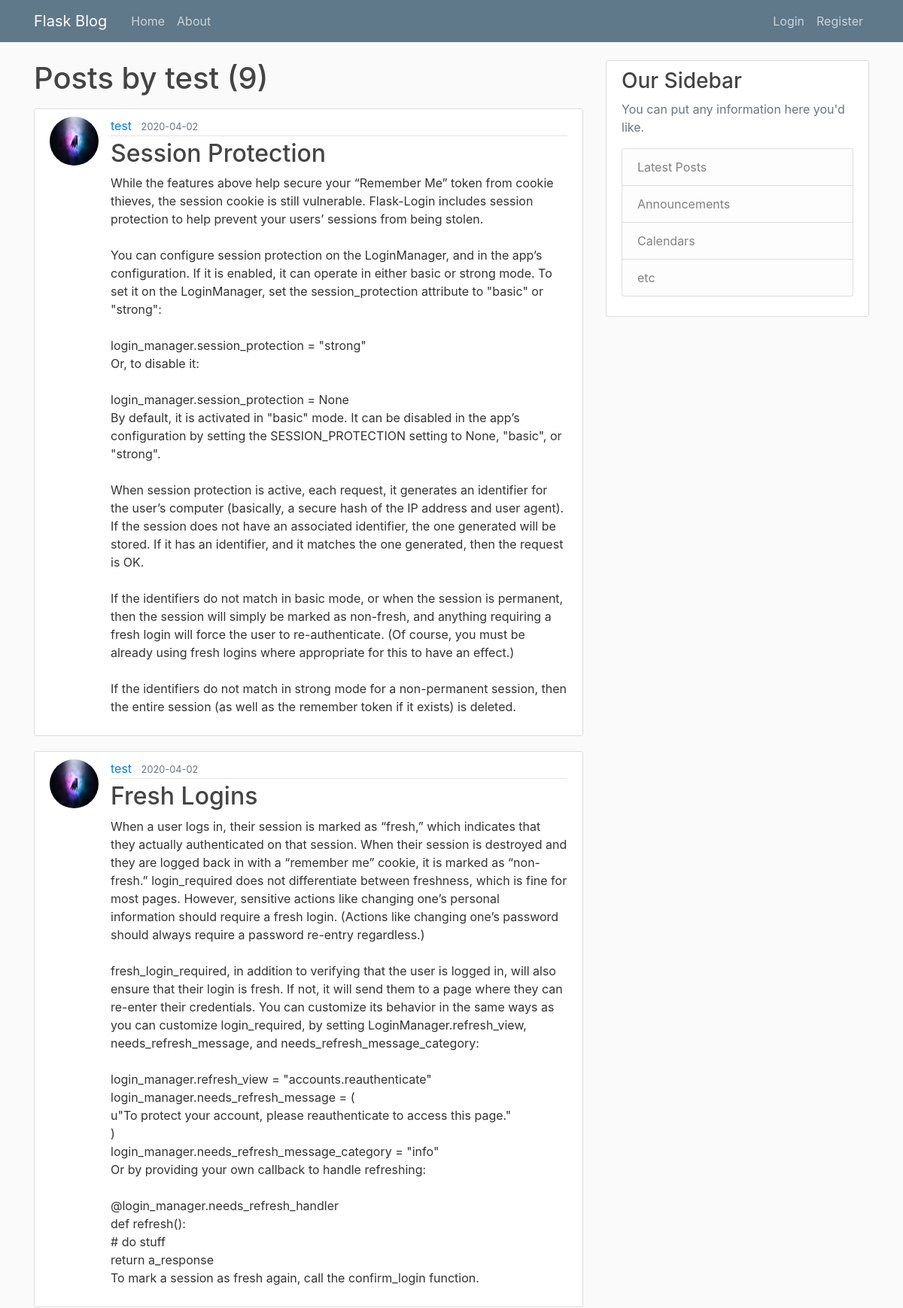
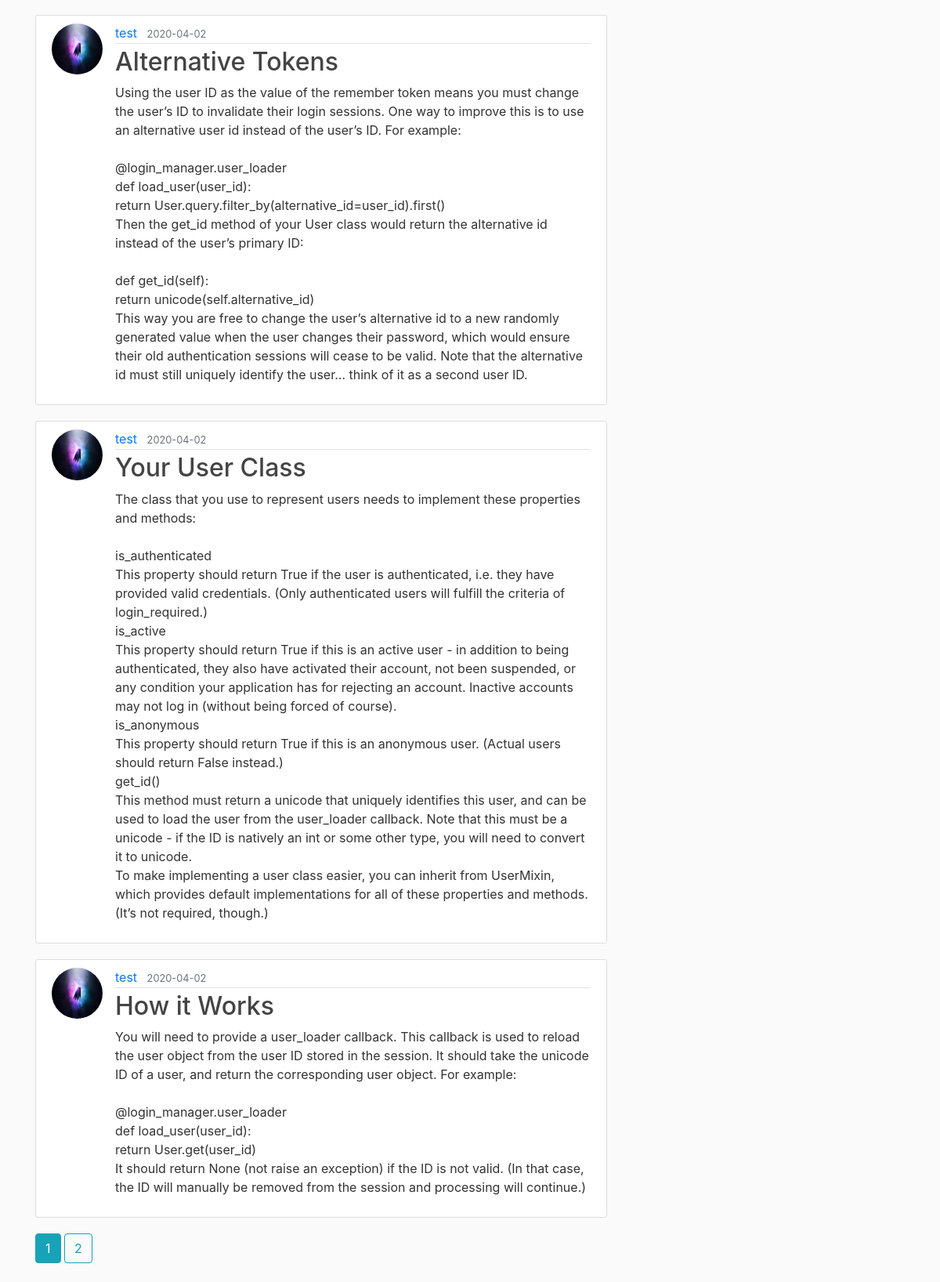
The app's page /user/test with its own data (2 pictures, top to bottom).
### flaskblog/models.py (models this page shows, shortened)
class User(db.Model, UserMixin):
    id = db.Column(db.Integer, primary_key=True)
    username = db.Column(db.String(20), unique=True, nullable=False)
    email = db.Column(db.String(120), unique=True, nullable=False)
    image_file = db.Column(db.String(20), nullable=False, default='default.jpg')
    password = db.Column(db.String(60),nullable=False)
    posts = db.relationship('Post',backref='author',lazy=True)

class Post(db.Model):
    id = db.Column(db.Integer, primary_key=True)
    title = db.Column(db.String(100), nullable=False)
    date_posted = db.Column(db.DateTime, nullable=False,default=datetime.utcnow)
    content = db.Column(db.Text, nullable=False)
    user_id = db.Column(db.Integer, db.ForeignKey('user.id'),nullable=False)

### flaskblog/routes.py (the view)
@app.route("/user/<string:username>")
def user_posts(username):
    page = request.args.get('page', 1, type=int)
    user = User.query.filter_by(username=username).first_or_404()
    posts = Post.query.filter_by(author=user)\
        .order_by(Post.date_posted.desc())\
        .paginate(page=page, per_page=5)
    return render_template('user_posts.html', posts=posts, user=user)

### flaskblog/templates/user_posts.html
{% extends "layout.html" %}
{% block content %}
<h1 class="mb-3">Posts by {{ user.username }} ({{ posts.total }})</h1>
{% for post in posts.items %}
<article class="media content-section">
    <img class="rounded-circle article-img"
        src="{{ url_for('static', filename='profile_pics/'+post.author.image_file) }}">
    <div class="media-body">
        <div class="article-metadata">
            <a class="mr-2" href="{{ url_for('user_posts', username=post.author.username) }}">{{ post.author.username }}</a>
            <small class="text-muted">{{ post.date_posted.strftime("%Y-%m-%d") }}</small>
        </div>
        <h2><a class="article-title" href="{{ url_for('post',post_id=post.id) }}">{{ post.title }}</a></h2>
        <p class="article-content">{{ post.content }}</p>
    </div>
</article>
{% endfor %}
{% for page_num in posts.iter_pages(left_edge=1, right_edge=1, left_current=1, right_current=2) %}
{% if page_num %}
    {% if posts.page == page_num %}
        <a class="btn btn-info mb-4" href="{{ url_for('user_posts',username=user.username ,page=page_num) }}">{{ page_num }}</a>
    {% else %}
        <a class="btn btn-outline-info mb-4" href="{{ url_for('user_posts',username=user.username ,page=page_num) }}">{{ page_num }}</a>
    {% endif %}
{% else %}
    ...
{% endif %}
{% endfor %}
{% endblock content %}

### flaskblog/templates/layout.html (shortened to what this page needs)
<!DOCTYPE html>
<html>
    <head>
        <link rel="stylesheet" href="https://stackpath.bootstrapcdn.com/bootstrap/4.4.1/css/bootstrap.min.css">
        <link rel="stylesheet" type="text/css" href="{{ url_for('static', filename='main.css') }}">
    </head>
    <body>
        <header class="site-header">
            <nav class="navbar navbar-expand-md navbar-dark bg-steel fixed-top">
              <div class="container">
                <a class="navbar-brand mr-4" href="/">Flask Blog</a>
                <div class="collapse navbar-collapse" id="navbarToggle">
                  <div class="navbar-nav mr-auto">
                    <a class="nav-item nav-link" href="{{ url_for('home') }}">Home</a>
                    <a class="nav-item nav-link" href="{{ url_for('about') }}">About</a>
                  </div>
                  <div class="navbar-nav">
                    {% if current_user.is_authenticated %}
                      <a class="nav-item nav-link" href="{{ url_for('new_post') }}">New Post</a>
                      <a class="nav-item nav-link" href="{{ url_for('account') }}">Account</a>
                      <a class="nav-item nav-link" href="{{ url_for('logout') }}">Logout</a>
                    {% else %}
                      <a class="nav-item nav-link" href="{{ url_for('login') }}">Login</a>
                      <a class="nav-item nav-link" href="{{ url_for('register') }}">Register</a>
                    {% endif %}
                  </div>
                </div>
              </div>
            </nav>
          </header>
          <main role="main" class="container">
            <div class="row">
              <div class="col-md-8">
                {% block content %}{% endblock %}
              </div>
              <div class="col-md-4">
                <div class="content-section">
                  <h3>Our Sidebar</h3>
                  <p class='text-muted'>You can put any information here you'd like.
                    <ul class="list-group">
                      <li class="list-group-item list-group-item-light">Latest Posts</li>
                      <li class="list-group-item list-group-item-light">Announcements</li>
                      <li class="list-group-item list-group-item-light">Calendars</li>
                      <li class="list-group-item list-group-item-light">etc</li>
                    </ul>
                  </p>
                </div>
              </div>
            </div>
          </main>
  </body>
</html>

### flaskblog/static/main.css (style rules this page uses)
body { background: #fafafa; color: #333333; margin-top: 5rem; }
h1, h2, h3, h4, h5, h6 { color: #444444; }
.bg-steel { background-color: #5f788a; }
.site-header .navbar-nav .nav-link { color: #cbd5db; }
.content-section { background: #ffffff; padding: 10px 20px; border: 1px solid #dddddd; border-radius: 3px; margin-bottom: 20px; }
.article-title { color: #444444; }
.article-content { white-space: pre-line; }
.article-img { height: 65px; width: 65px; margin-right: 16px; }
.article-metadata { padding-bottom: 1px; margin-bottom: 4px; border-bottom: 1px solid #e3e3e3 }

### records on screen
User: username "test"
Post: image_file (picture), author.username "test", date_posted "2020-04-02", title "Session Protection", content "While the features above help secure your “Remember Me” token from cookie thieves, the session cookie is still vulnerable. Flask-Login includes session protection to help prevent your users’ sessions from being stolen. You can configure session protection on the LoginManager, and in the app’s configuration. If it is enabled, it can operate in either basic or strong mode. To set it on the LoginManager, set the session_protection attribute to \"basic\" or \"strong\": login_manager.session_protection = \"strong\" Or, to disable it: login_manager.session_protection = None By default, it is activated in \"basic\" mode. It can be disabled in the app’s configuration by setting the SESSION_PROTECTION…"
Post: image_file (picture), author.username "test", date_posted "2020-04-02", title "Fresh Logins", content "When a user logs in, their session is marked as “fresh,” which indicates that they actually authenticated on that session. When their session is destroyed and they are logged back in with a “remember me” cookie, it is marked as “non-fresh.” login_required does not differentiate between freshness, which is fine for most pages. However, sensitive actions like changing one’s personal information should require a fresh login. (Actions like changing one’s password should always require a password re-entry regardless.) fresh_login_required, in addition to verifying that the user is logged in, will also ensure that their login is fresh. If not, it will send them to a page where they can re-enter…"
Post: image_file (picture), author.username "test", date_posted "2020-04-02", title "Alternative Tokens", content "Using the user ID as the value of the remember token means you must change the user’s ID to invalidate their login sessions. One way to improve this is to use an alternative user id instead of the user’s ID. For example: @login_manager.user_loader def load_user(user_id): return User.query.filter_by(alternative_id=user_id).first() Then the get_id method of your User class would return the alternative id instead of the user’s primary ID: def get_id(self): return unicode(self.alternative_id) This way you are free to change the user’s alternative id to a new randomly generated value when the user changes their password, which would ensure their old authentication sessions will cease to be…"
Post: image_file (picture), author.username "test", date_posted "2020-04-02", title "Your User Class", content "The class that you use to represent users needs to implement these properties and methods: is_authenticated This property should return True if the user is authenticated, i.e. they have provided valid credentials. (Only authenticated users will fulfill the criteria of login_required.) is_active This property should return True if this is an active user - in addition to being authenticated, they also have activated their account, not been suspended, or any condition your application has for rejecting an account. Inactive accounts may not log in (without being forced of course). is_anonymous This property should return True if this is an anonymous user. (Actual users should return False…"
Post: image_file (picture), author.username "test", date_posted "2020-04-02", title "How it Works", content "You will need to provide a user_loader callback. This callback is used to reload the user object from the user ID stored in the session. It should take the unicode ID of a user, and return the corresponding user object. For example: @login_manager.user_loader def load_user(user_id): return User.get(user_id) It should return None (not raise an exception) if the ID is not valid. (In that case, the ID will manually be removed from the session and processing will continue.)"

### other values on screen
{{ posts.total }} "9"
{{ page_num }} "1"
{{ page_num }} "2"
